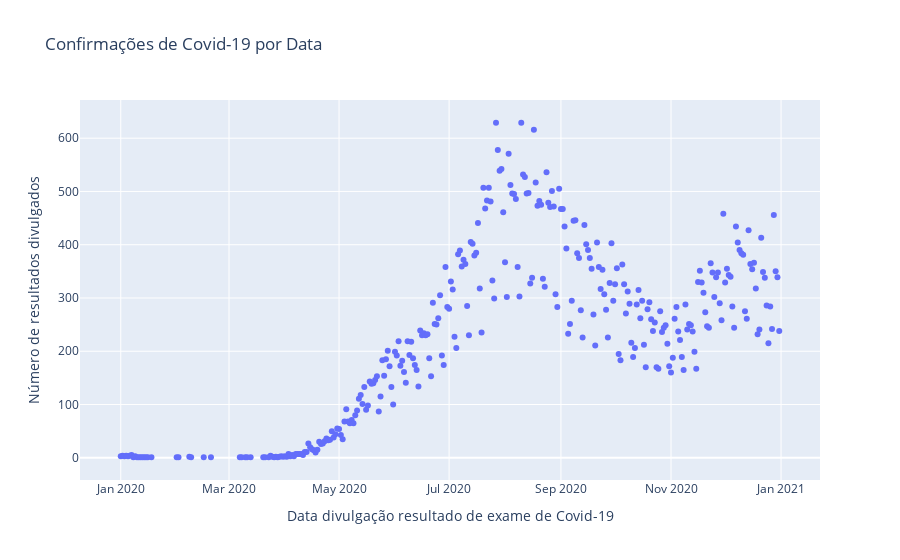

The cell this chart's notebook holds for it:
### Code cell
plot_graph(df_lag_report_days, 'DT_RES', 'SUM', 'Confirmações de Covid-19 por Data', 'Data divulgação resultado de exame de Covid-19', 'Número de resultados divulgados')

### Figure 1 — Plotly figure (JSON) as saved in the notebook; plotly's stock layout.template omitted (floating-point values rounded to 4 significant figures; data arrays with more than 128 entries replaced by an {"elided": "..."} marker saying what was removed)
{"data": [{"mode": "markers", "type": "scatter", "x": {"elided": "314 str values"}, "y": {"elided": "314 int values"}}], "layout": {"title": {"text": "Confirmações de Covid-19 por Data"}, "xaxis": {"title": {"text": "Data divulgação resultado de exame de Covid-19"}}, "yaxis": {"title": {"text": "Número de resultados divulgados"}}}}
